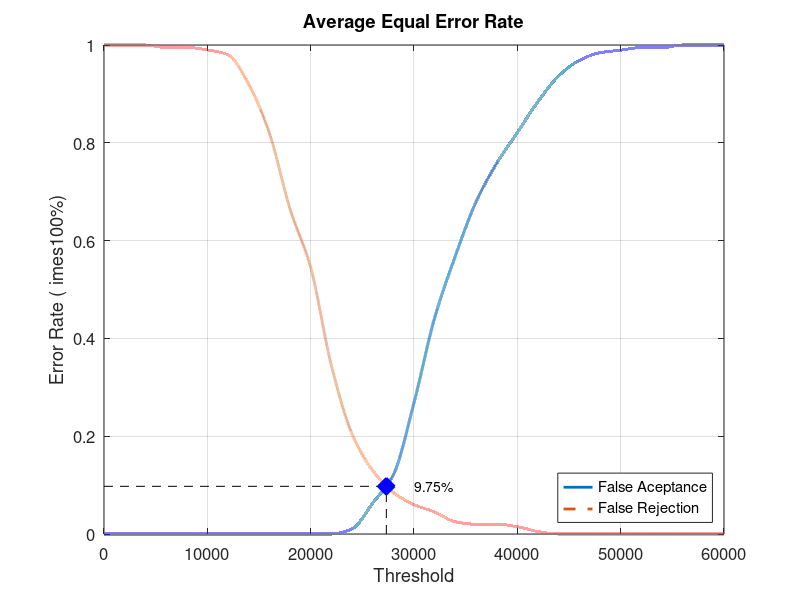
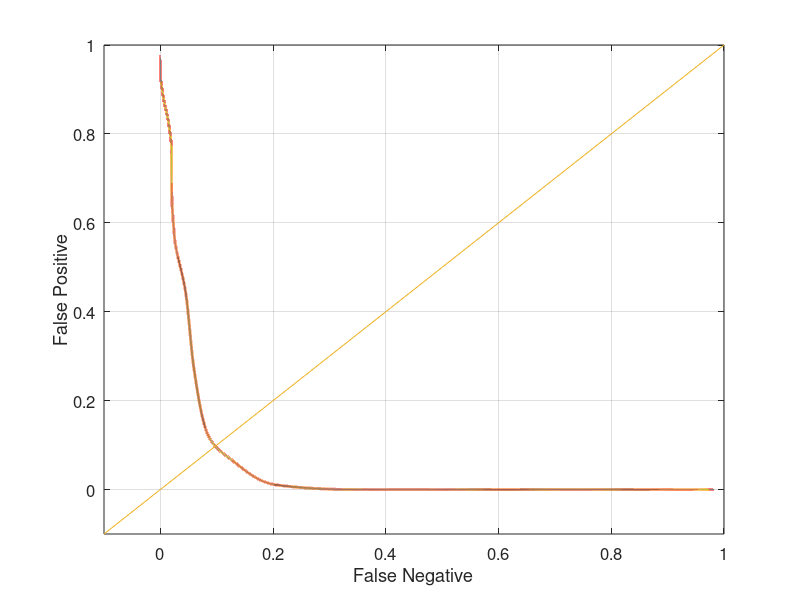

The MATLAB source for these figures, in order:
close all;
clear;
clc;
x = 0:2000:60000;
xq = 0:0.5:60000;

y0 = [0 0 0 0 0 0 0 0 0 0 0 0 0.0105263 0.0631579 0.121053 0.268421 0.442105 0.568421 0.678947 0.757895 0.821053 0.884211 0.936842 0.968421 0.984211 0.989474 0.994737 0.994737 1 1 1]
yy0 = interp1(x, y0, xq, 'pchip');
y1 = [1 1 1 0.995 0.995 0.99 0.98 0.92 0.82 0.665 0.545 0.345 0.205 0.13 0.085 0.06 0.045 0.025 0.02 0.02 0.015 0.005 0 0 0 0 0 0 0 0 0]
yy1 = interp1(x, y1, xq, 'pchip');

% Calculating EER: 
y2 = abs(y0 - y1);
find(y2 == min(y2))
yy2 = abs(yy0 - yy1);
xEER = find(yy2 == min(yy2));
xEERIndex = xq(xEER) % X-axis EER
yEER = yy0(xEER) % Y-axis EER

main = figure
plot(xq, yy0,'-','LineWidth', 2);	hold on
plot(xq, yy1,'--','LineWidth', 2);	hold on
plot([xEERIndex xEERIndex], [0 yEER], 'k--');	hold on
plot([0 xEERIndex], [yEER yEER], 'k--');	hold on
plot(xEERIndex, yEER, 'bx', 'LineWidth', 10);	hold on
text(xEERIndex + 10 * xEERIndex / 100, yEER, [num2str(round((10000 * yEER)) / 100) '%'])
legend('False Aceptance', 'False Rejection', 'Location', 'SouthEast')
xlabel('Threshold')
ylabel('Error Rate (	imes100%)')
title('Average Equal Error Rate')
set(gca, 'FontSize', 12)
axis([0 60000 0 1])
grid on

print(main, 'Database5_2Main', '-dpng');
FNRxFPR = figure('Color', [1 1 1]);
plot(yy1, yy0, '-', yy1, yy0, 'LineWidth', 2);
hold on
y = -0.1:0.1:1
plot(y, y); 
set(gca, 'FontSize', 12)
xlabel('False Negative')
ylabel('False Positive')
axis([-0.1 1 -0.1 1])
set(gca, 'FontSize', 12)
grid on

print(FNRxFPR, 'Database5_2FNRxFPR','-dpng');
